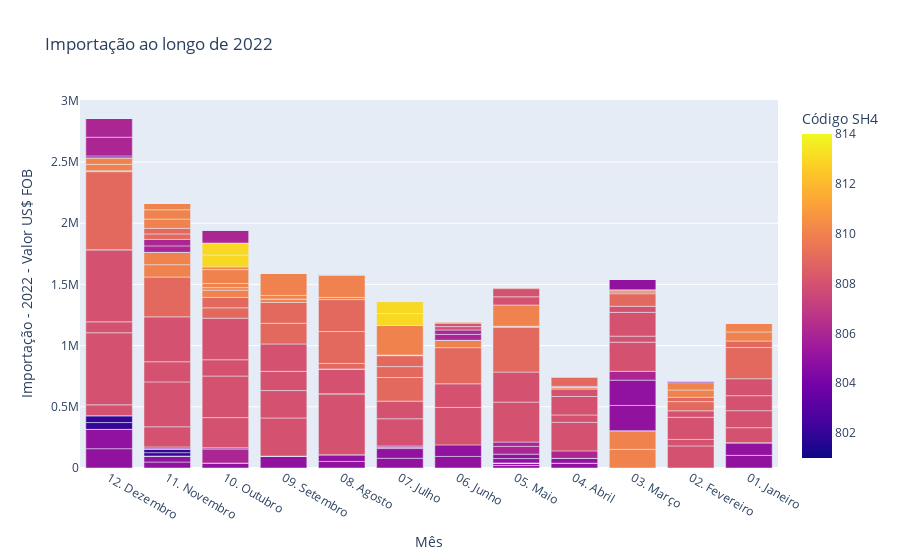

Source (notebook cell):
### Code cell
fig = px.bar(df, x=df['Mês'], y=df['Importação - 2022 - Valor US$ FOB'], title='Importação ao longo de 2022', color=df["Código SH4"])

# Mostrando o gráfico 
fig.show()

### Figure 1 — Plotly figure (JSON) as saved in the notebook; plotly's stock layout.template omitted (floating-point values rounded to 4 significant figures; data arrays with more than 128 entries replaced by an {"elided": "..."} marker saying what was removed)
{"data": [{"alignmentgroup": "True", "hovertemplate": "Mês=%{x}<br>Importação - 2022 - Valor US$ FOB=%{y}<br>Código SH4=%{marker.color}<extra></extra>", "legendgroup": "", "marker": {"color": {"elided": "312 int values"}, "coloraxis": "coloraxis", "pattern": {"shape": ""}}, "name": "", "offsetgroup": "", "orientation": "v", "showlegend": false, "textposition": "auto", "type": "bar", "x": {"elided": "312 str values"}, "xaxis": "x", "y": {"elided": "312 int values"}, "yaxis": "y"}], "layout": {"barmode": "relative", "coloraxis": {"colorbar": {"title": {"text": "Código SH4"}}, "colorscale": [[0, "#0d0887"], [0.1111, "#46039f"], [0.2222, "#7201a8"], [0.3333, "#9c179e"], [0.4444, "#bd3786"], [0.5556, "#d8576b"], [0.6667, "#ed7953"], [0.7778, "#fb9f3a"], [0.8889, "#fdca26"], [1, "#f0f921"]]}, "legend": {"tracegroupgap": 0}, "title": {"text": "Importação ao longo de 2022"}, "xaxis": {"anchor": "y", "domain": [0, 1], "title": {"text": "Mês"}}, "yaxis": {"anchor": "x", "domain": [0, 1], "title": {"text": "Importação - 2022 - Valor US$ FOB"}}}}
